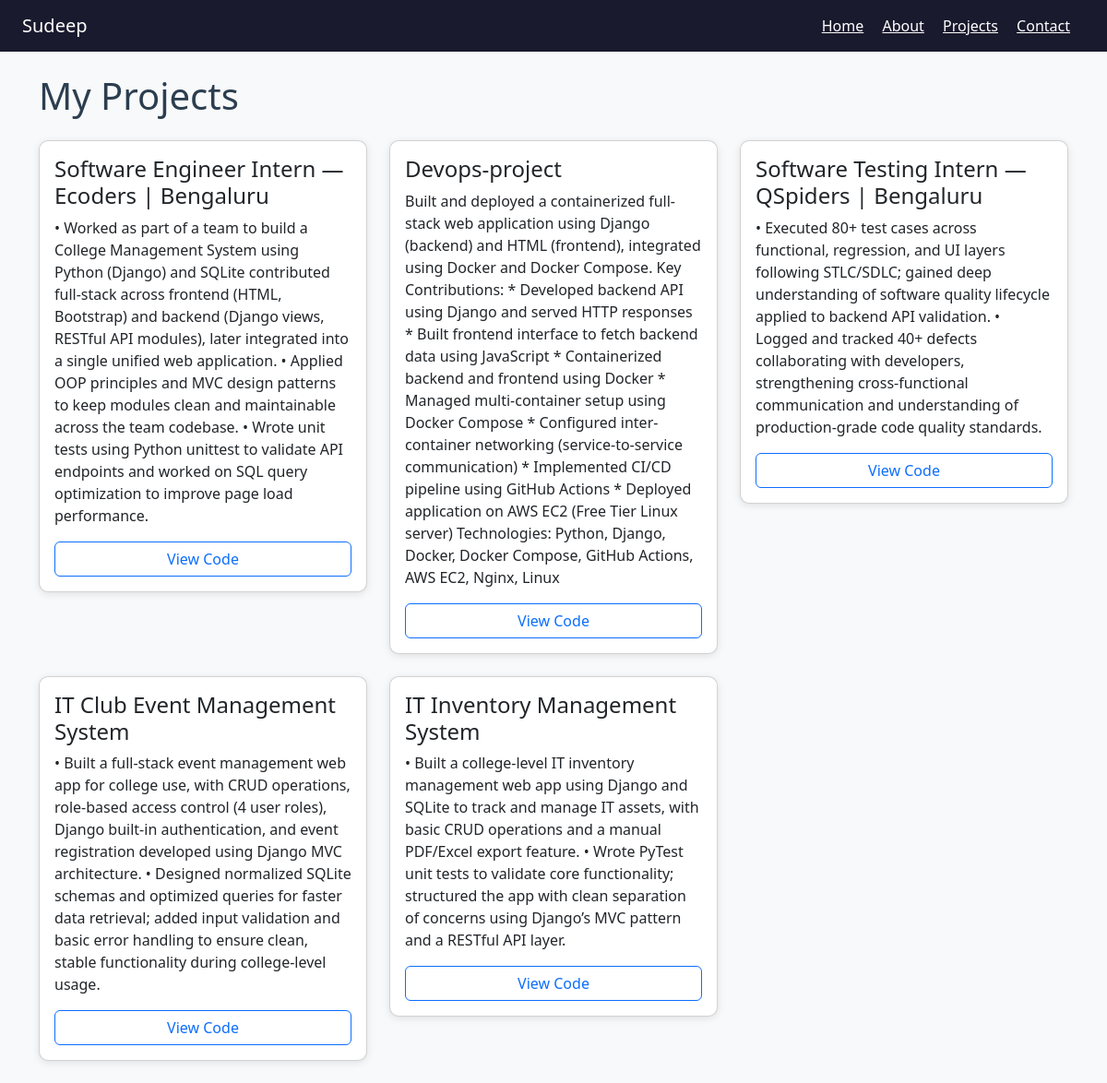
/projects/, run on the app's committed database.
### main/models.py (models this page shows, shortened)
class project(models.Model):
     title = models.CharField(max_length=100)
     description = models.TextField()
     github_link = models.URLField()

### main/views.py (the view)
# urls.py: path('projects/', views.projects),
def projects(request):
    projects = project.objects.all()   # ✅ this returns list (QuerySet)
    return render(request, 'projects.html', {'projects': projects})

### main/templates/projects.html (shortened to what this page needs)
{% extends 'base.html' %}
{% block content %}
<h1 class="mb-4">My Projects</h1>
<div class="row">
{% for project in projects %}
    <div class="col-md-4">
        <div class="card mb-4 p-3">
            <h4>{{ project.title }}</h4>
            <p>{{ project.description }}</p>
            <a class="btn btn-outline-primary" href="{{ project.github_link }}" target="_blank">
                View Code
            </a>
        </div>
    </div>
{% endfor %}
</div>
{% endblock %}

### main/templates/base.html (shortened to what this page needs)
{% load static %}
<!DOCTYPE html>
<html>
<head>
    <link href="https://cdn.jsdelivr.net/npm/bootstrap@5.3.0/dist/css/bootstrap.min.css" rel="stylesheet">
    <link rel="stylesheet" href="{% static 'css/style.css' %}">
</head>
<body>
<nav class="navbar navbar-dark bg-dark px-4">
    <a class="navbar-brand" href="/">Sudeep</a>
    <div>
        <a class="text-white me-3" href="/">Home</a>
        <a class="text-white me-3" href="/about/">About</a>
        <a class="text-white me-3" href="/projects/">Projects</a>
        <a class="text-white me-3"href="/contacts/">Contact</a>
    </div>
</nav>
<div class="container mt-4">
    {% block content %}
    {% endblock %}
</div>
</body>
</html>

### main/static/css/style.css (style rules this page uses)
body { background-color: #f8f9fa; }
h1 { color:#2c3e50; }
.card { transition: 0.3s; border-radius: 10px; box-shadow: 0 2px 8px rgba(0,0,0,0.1); }
.navbar { background-color: #1a1a2e !important; }

### data on the page
project: title "Software Engineer Intern — Ecoders | Bengaluru", description "• Worked as part of a team to build a College Management System using Python (Django) and SQLite contributed full-stack across frontend (HTML, Bootstrap) and backend (Django views, RESTful API modules), later integrated into a single unified web application. • Applied OOP principles and MVC design patterns to keep modules clean and maintainable across the team codebase. • Wrote unit tests using Python unittest to validate API endpoints and worked on SQL query optimization to improve page load performance."
project: title "Devops-project", description "Built and deployed a containerized full-stack web application using Django (backend) and HTML (frontend), integrated using Docker and Docker Compose. Key Contributions: * Developed backend API using Django and served HTTP responses * Built frontend interface to fetch backend data using JavaScript * Containerized backend and frontend using Docker * Managed multi-container setup using Docker Compose * Configured inter-container networking (service-to-service communication) * Implemented CI/CD pipeline using GitHub Actions * Deployed application on AWS EC2 (Free Tier Linux server) Technologies: Python, Django, Docker, Docker Compose, GitHub Actions, AWS EC2, Nginx, Linux"
project: title "Software Testing Intern — QSpiders | Bengaluru", description "• Executed 80+ test cases across functional, regression, and UI layers following STLC/SDLC; gained deep understanding of software quality lifecycle applied to backend API validation. • Logged and tracked 40+ defects collaborating with developers, strengthening cross-functional communication and understanding of production-grade code quality standards."
project: title "IT Club Event Management System", description "• Built a full-stack event management web app for college use, with CRUD operations, role-based access control (4 user roles), Django built-in authentication, and event registration developed using Django MVC architecture. • Designed normalized SQLite schemas and optimized queries for faster data retrieval; added input validation and basic error handling to ensure clean, stable functionality during college-level usage."
project: title "IT Inventory Management System", description "• Built a college-level IT inventory management web app using Django and SQLite to track and manage IT assets, with basic CRUD operations and a manual PDF/Excel export feature. • Wrote PyTest unit tests to validate core functionality; structured the app with clean separation of concerns using Django’s MVC pattern and a RESTful API layer."
